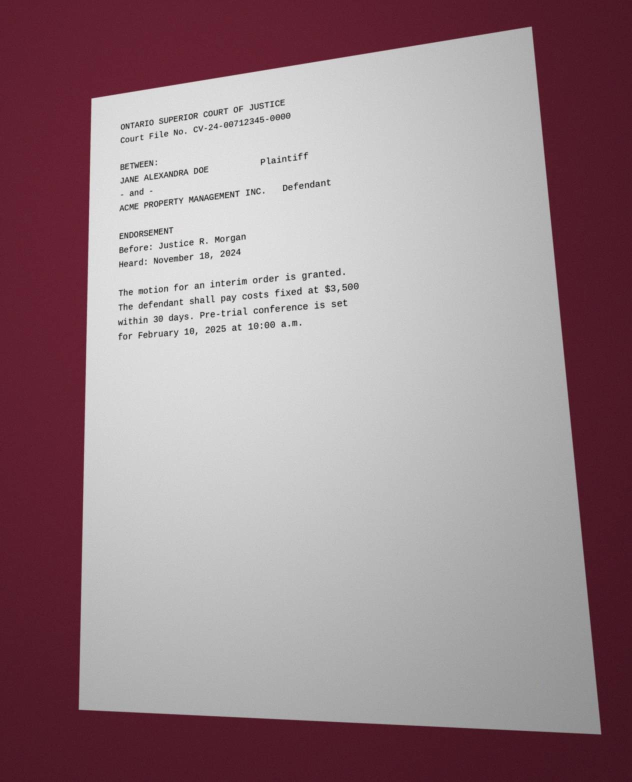
#> input picture eval/ocr/synthetic/court_endorsement.photo.jpg, 1264 x 1564 px (shown at 1/2 size)
$ python -i straighten.py   (imports and definitions only)
#> lines starting #> are read from the running program, lines starting #| are printed output that depends on the picture; after the words box and inside, x2 and y2 are one past the last pixel; in counts of white or black regions, pixels touching at a corner belong together
#> further down, picture is the input picture: shape (1564, 1264, 3); mean B, G, R 138.8, 133.5, 153.8
"""Straighten photographed pages before OCR, and map the lines back.

Two cases, in order:

- **Paper on a background:** when the page shows a clear sheet (the largest
  bright quadrilateral, 15-90% of the frame), it is flattened by a perspective
  warp. A scan is its own sheet, so it is left alone.
- **Tilt:** otherwise the skew is the length-weighted median angle of the
  line boxes from a first reading. Text isn't fooled by curbs, fences and
  table edges, as edge-based (Hough) estimates are. Pages tilted by
  ``min_angle`` or more are rotated level.

The straightened page is read again, and the reading the engine is surer of
(confidence-weighted characters) wins: a wrong sheet outline distorts text,
and on eval/ocr's shaken photos flattening alone cost word F1.

Lines come back in the original page's coordinates (quads mapped through the
inverse warp), so provenance boxes still point at the page as uploaded.
"""

import dataclasses
import math
import tempfile
from pathlib import Path

from .ingest import Page
from .ocr import Ocr, OcrLine, release


class Straighten:
    # [4 lines left out: function __init__, not called in this run]

    def describe(self) -> dict:
        return {**self.inner.describe(), "straighten": {"min_angle": self.min_angle}}

    def release(self) -> None:
        release(self.inner)

    # [43 lines left out: functions read, text_angle, not called in this run]


def paper(img):
    """(homography, size) flattening the sheet of paper in a photo, or None (no clear sheet, or a scan)."""
    import cv2
    import numpy as np

    h, w = img.shape[:2]
#> h = 1564; w = 1264
    f = 1000 / max(h, w)
#> f = 0.639
    small = cv2.resize(img, None, fx=f, fy=f)
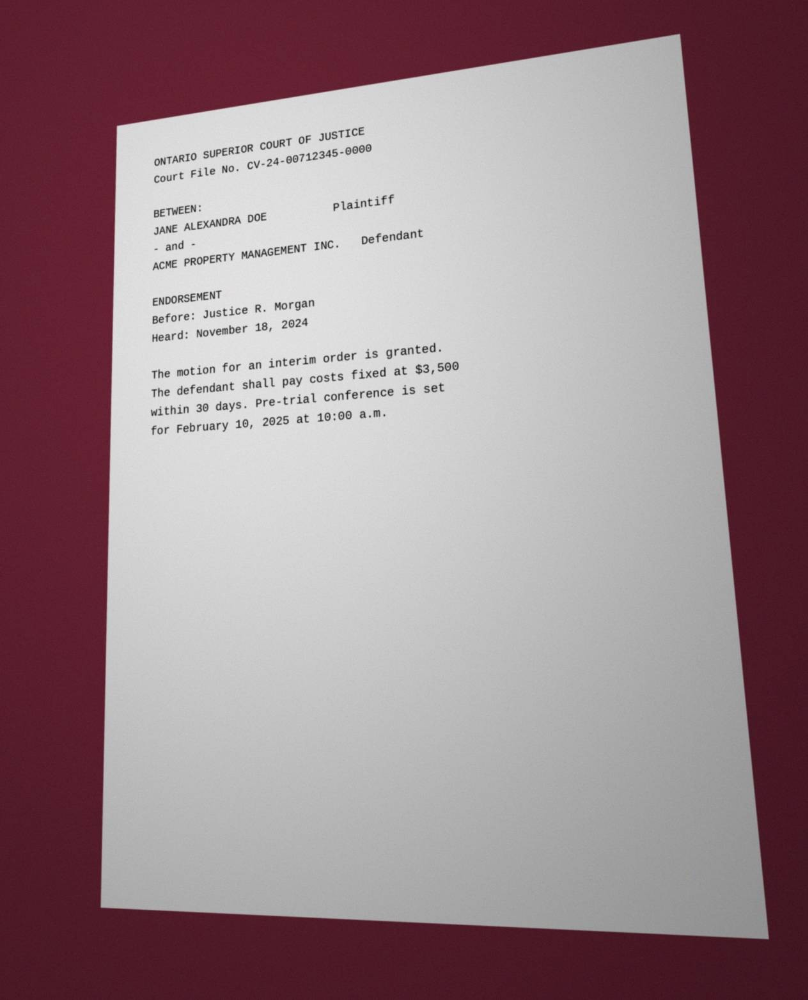
#> small: shape (1000, 808, 3); mean B, G, R 138.7, 133.5, 153.8
    gray = cv2.GaussianBlur(cv2.cvtColor(small, cv2.COLOR_BGR2GRAY), (5, 5), 0)
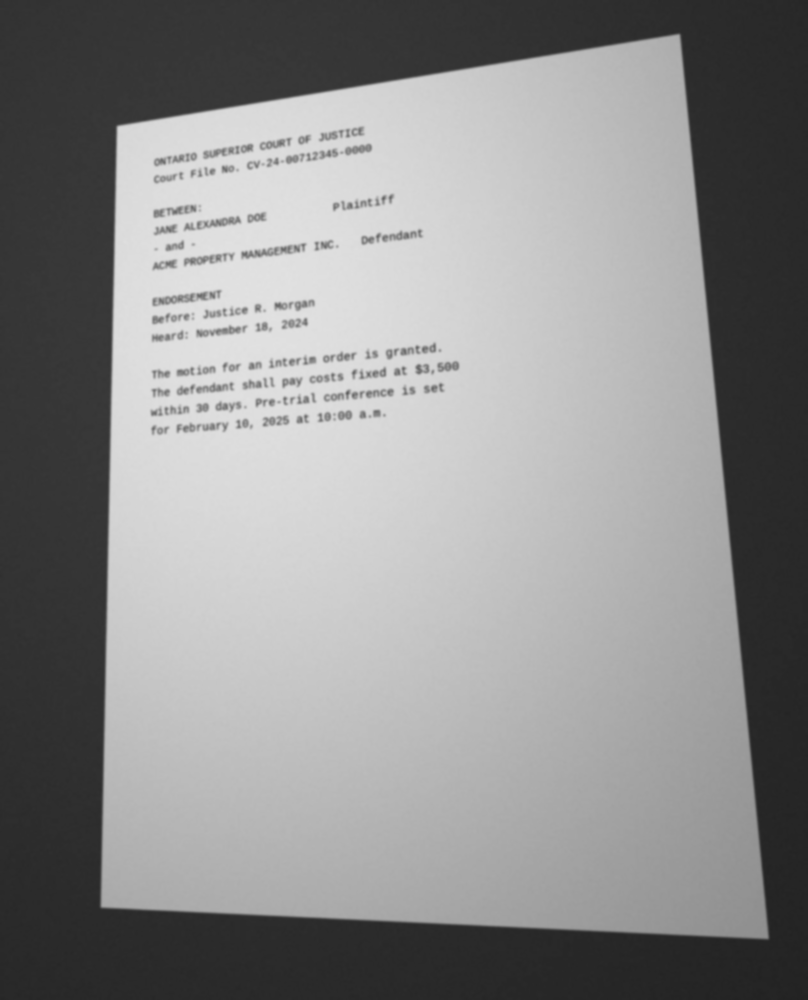
#> gray: shape (1000, 808); min 34, max 226, mean 140.1
    _, th = cv2.threshold(gray, 0, 255, cv2.THRESH_BINARY + cv2.THRESH_OTSU)
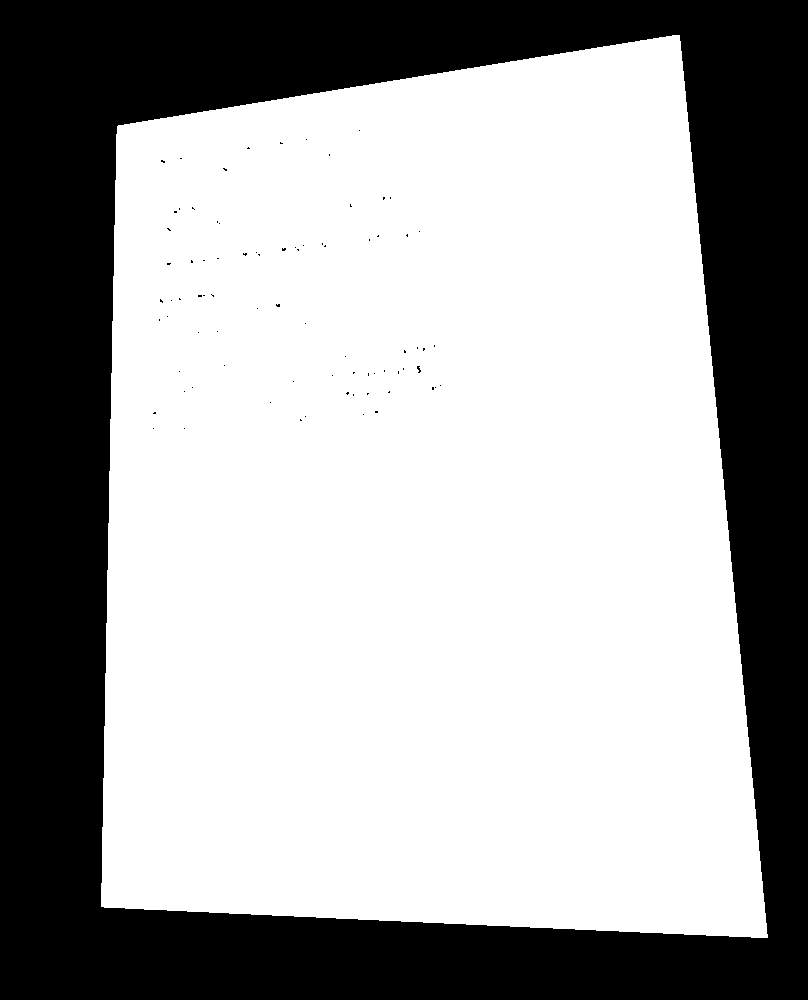
#> th: shape (1000, 808); 64.3% white; 81 black regions (80 under 20 px)
    contours, _ = cv2.findContours(th, cv2.RETR_EXTERNAL, cv2.CHAIN_APPROX_SIMPLE)
#> contours = 1 contour; box (x1, y1, x2, y2) and area: (101, 35, 768, 938) 518567
    if not contours:
        return None
    c = max(contours, key=cv2.contourArea)
#> c = contour of 455 points, box (x1, y1, x2, y2) (101, 35, 768, 938), area 518567
    share = cv2.contourArea(c) / (small.shape[0] * small.shape[1])
#> share = 0.642
    if not 0.15 <= share <= 0.9:
        return None
    quad = cv2.approxPolyDP(c, 0.02 * cv2.arcLength(c, True), True)
#> quad = [[679, 35], [117, 126], [101, 906], [767, 937]]
    if len(quad) != 4 or not cv2.isContourConvex(quad):
        return None
    pts = quad.reshape(4, 2).astype(np.float32) / f
#> pts = [[1062, 54.74], [183, 197.1], [158, 1417], [1199.6, 1465.5]]
    s, d = pts.sum(1), np.diff(pts, axis=1).ravel()
#> s = [1116.7, 380.1, 1574.9, 2665.1]; d = [-1007.2, 14.08, 1259, 265.9]
    tl, br, tr, bl = pts[np.argmin(s)], pts[np.argmax(s)], pts[np.argmin(d)], pts[np.argmax(d)]
#> tl = [183, 197.1]; br = [1199.6, 1465.5]; tr = [1062, 54.74]; bl = [158, 1417]
    qw = max(np.linalg.norm(tr - tl), np.linalg.norm(br - bl))
#> qw = 1042.8
    qh = max(np.linalg.norm(bl - tl), np.linalg.norm(br - tr))
#> qh = 1417.4
    dst = np.float32([[0, 0], [qw, 0], [qw, qh], [0, qh]])
#> dst = [[0, 0], [1042.8, 0], [1042.8, 1417.4], [0, 1417.4]]
    return cv2.getPerspectiveTransform(np.float32([tl, tr, br, bl]), dst), (int(qw), int(qh))


# [24 lines left out: functions rotation, unwarp, not called in this run]


def _sureness(lines: list[OcrLine]) -> float:
    """Characters read, weighted by the engine's confidence in each line."""
    return sum(len(l.text.strip()) * (l.confidence or 0.0) for l in lines)

>>> import cv2
>>> picture = cv2.imread('../../eval/ocr/synthetic/court_endorsement.photo.jpg')
>>> result = paper(picture)
#> result = ([[1.46, 0.0299, -273], [0.234, 1.44, -327.2], [0.000206, 0.000145, 1]], (1042, 1417))
